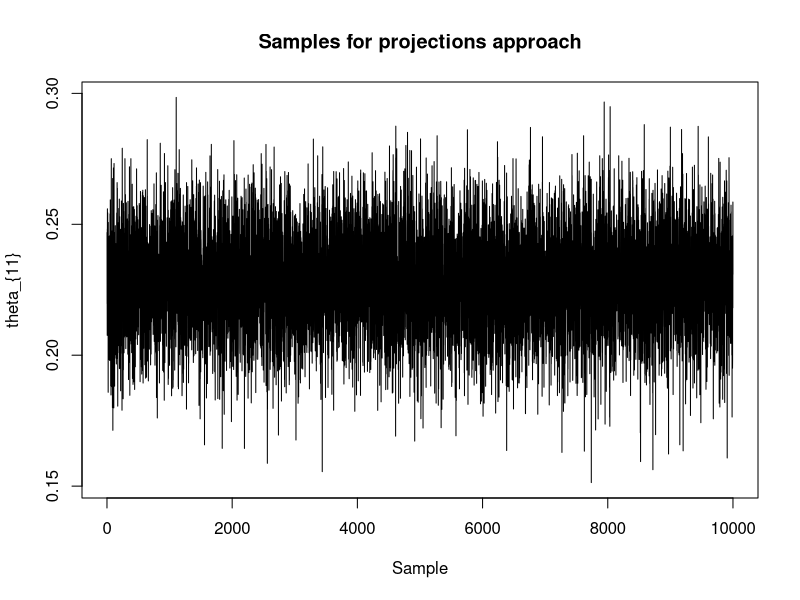
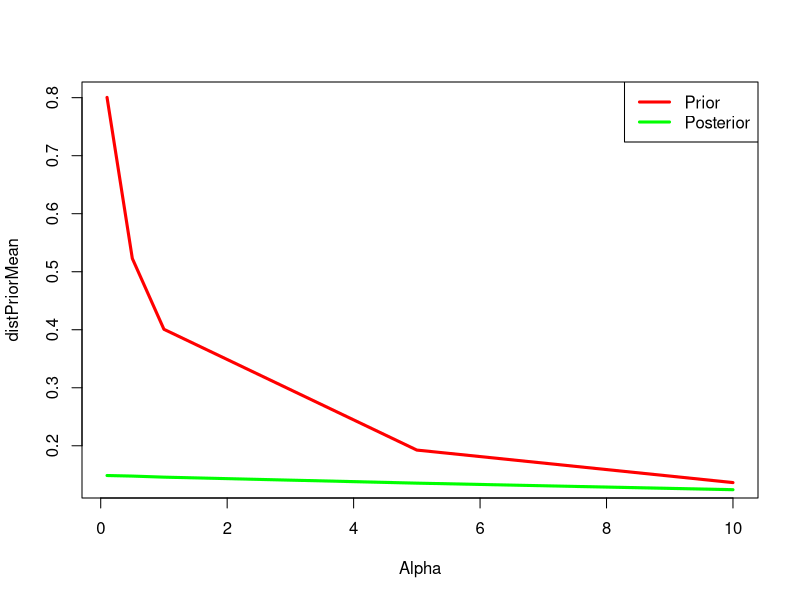

The R source for these figures, in order:
library(quadprog)

rDirichlet = function(n, alpha){
  l = length(alpha)
  x = matrix(rgamma(l * n, alpha), ncol = l, byrow = TRUE)
  sm = rowSums(x)
  return(x/sm)
}

k = c(59,48,44,43,25, 21,14,4,46,44, 54,49,48,47,64, 58,32,30,31,41)
X = matrix(k, 4,5)  #note: **NOT** byrow=T

E = matrix(0,4,20)   # Equality restriction matrix E
for (i in 1:4) {E[i,seq(i,20,4)] = 1}

IE = matrix(0,12,20) # Inequality restriction matrix E
for (i in 1:3){
 for (j in 1:4){
   m = matrix(0,4,5)
   m[i,1:j] = 1
   m[(i+1),1:j] = -1
   ind = 4*(i-1)+j
   IE[ind,] = c(m)
 }
}
A = rbind(E, -IE) # Total matrix
bvec = c(rep(1,4),rep(0,12))


Dmat = diag(length(k))
Amat = t(A)
a = 1


# Generate posterior samples:
N = 10000
piPost = array(0,dim=c(4,5,N))
for (i in 1:4){
  piPost[i,,] = t(rDirichlet(N, alpha = (X[i,]+a)))
}
piPostMean = apply(piPost, c(1,2), mean)

# Project posterior samples:
piPostProj = array(0,dim=c(4,5,N))
distPost = double(N)
for (n in 1:N){
  sol = solve.QP(Dmat, c(piPost[,,n]), Amat, bvec, meq = 4)$solution
  piPostProj[,,n] = matrix(sol,4,5)
  distPost[n] = norm(piPost[,,n]-piPostProj[,,n], type = "F")
}
piPostProjMean = apply(piPostProj, c(1,2), mean)

# Bias:
predicted_means = array(0,dim=c(4,5))
for (i in 1:4){predicted_means[i,] = rowSums(X)[i]*piPostMean[i,]}
mean(abs(X-predicted_means))

predicted_means_proj = array(0,dim=c(4,5))
for (i in 1:4){
  predicted_means_proj[i,] = rowSums(X)[i]*piPostProjMean[i,]
}
mean(abs(X-predicted_means_proj))



plot(piPostProj[1,1,], type="l", xlab="", ylab="") 
title(main="Samples for projections approach", xlab="Sample", ylab="theta_{11}")





# ================================================================================================
# ================================================================================================

# OTHER STUFF

## Generate prior samples:
piPrior = array(0,dim=c(4,5,N))
for (i in 1:4){
  piPrior[i,,] = t(rDirichlet(N, alpha = rep(a,5)))
}

# Find prior mean:
piPriorMean = apply(piPrior,1:2, mean)
piPriorCum = t(apply(matrix(piPriorMean, 4, 5), 1, cumsum)) # Sanity check: Last column is 1

# Project prior samples:
piPriorProj = array(0,dim=c(4,5,N))
distPrior = double(N)
for (n in 1:N){
  temp = c(piPrior[,,n])
  sol = solve.QP(Dmat, temp, Amat, bvec, meq = 4)$solution
  piPriorProj[,,n] = matrix(sol,4,5)
  
  distPrior[n] = norm(piPrior[,,n]-piPriorProj[,,n], type = "F")
}


piPostProjLow = apply(piPostProj, 1:2, function(i)quantile(i, probs = c(.025)))
piPostProjHigh = apply(piPostProj, 1:2, function(i)quantile(i, probs = c(.975)))

piPostProjCum = t(apply(matrix(piPostProjMean,4, 5), 1, cumsum)) # Sanity check: Last column is 1


## Cumulative odds ratio

# Posterior CU
CUPost = array(0, dim=c(3,4,N))
for (n in 1:N){
  tempCU = t(apply(piPost[,,n], 1, cumsum))
  for(i in 1:3){
    CUPost[i,,n] = tempCU[i,1:4]/tempCU[(i+1),1:4]
  }
}

CUPostMean = apply(CUPost, 1:2, mean)
CUPostLow = apply(CUPost, 1:2, function(i)quantile(i, probs = c(.025)))
CUPostHigh = apply(CUPost, 1:2, function(i)quantile(i, probs = c(.975)))

# Projected CU
CUPostProj = array(0, dim=c(3,4,N))
for (n in 1:N){
  tempCU = t(apply(piPostProj[,,n], 1, cumsum))
  for(i in 1:3){
    CUPostProj[i,,n] = tempCU[i,1:4]/tempCU[(i+1),1:4]
  }
}

CUPostProjMean = apply(CUPostProj, 1:2, mean)
CUPostProjLow = apply(CUPostProj, 1:2, function(i)quantile(i, probs = c(.025)))
CUPostProjHigh = apply(CUPostProj, 1:2, function(i)quantile(i, probs = c(.975)))







# Plotting mean of $tau^2$ under a sequence of alpha values
Alpha = c(0.1, 0.5, 1, 5, 10)
distPriorMean = distPostMean = double(length(Alpha))
count = 1
for (a in Alpha){
  print(a)
  N = 10000
  
  # Prior
  piPrior = array(0,dim=c(4,5,N))
  for (i in 1:4){
    piPrior[i,,] = t(rDirichlet(N, alpha = rep(a,5)))
  }
  ## Projected probability
  piPriorProj = array(0,dim=c(4,5,N))
  distPrior = double(N)
  for (n in 1:N){
    temp = c(piPrior[,,n])
    sol = solve.QP(Dmat, temp, Amat, bvec, meq = 4)$solution
    piPriorProj[,,n] = matrix(sol,4,5)
    
    distPrior[n] = norm(piPrior[,,n]-piPriorProj[,,n], type = "F")
  }
  distPriorMean[count] = mean(distPrior)
  
  # Posterior
  piPost = array(0,dim=c(4,5,N))
  for (i in 1:4){
    piPost[i,,] = t(rDirichlet(N, alpha = (X[i,]+a)))
  }
  ## Projected probability
  piPostProj = array(0,dim=c(4,5,N))
  distPost = double(N)
  for (n in 1:N){
    temp = c(piPost[,,n])
    sol = solve.QP(Dmat, temp, Amat, bvec, meq = 4)$solution
    piPostProj[,,n] = matrix(sol,4,5)
    
    distPost[n] = norm(piPost[,,n]-piPostProj[,,n], type = "F")
  }
  distPostMean[count] = mean(distPost)
  
  count = count + 1
}

plot(Alpha, distPriorMean, type="l", col="red", lwd = 3)
lines(Alpha, distPostMean, col="green", lwd = 3)
legend("topright", c("Prior", "Posterior"), lty = c(1,1), lwd = c(3,3), col=c("red","green"))


